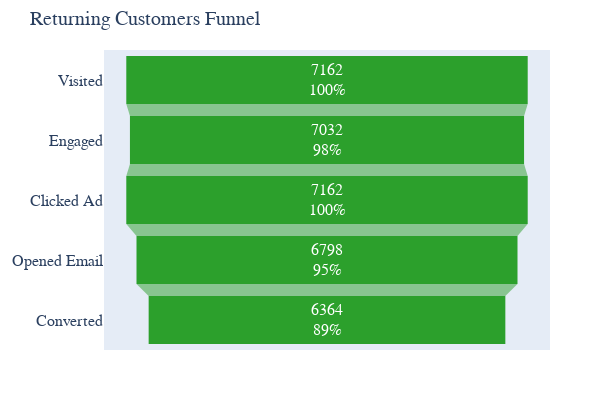

The notebook cell saved with this chart:
### Code cell
# Sometimes the SQL returns columns in lowercase or underscores, so map manually:
stages = ['Visited', 'Engaged', 'Clicked Ad', 'Opened Email', 'Converted']
counts = [
    df4['visited'][0],
    df4['engaged_visitors'][0],
    df4['clicked_ad'][0],
    df4['opened_email'][0],
    df4['converted'][0]
]

fig = go.Figure(go.Funnel(y=stages, x=counts, textinfo="value+percent initial", marker=dict(color="#2ca02c"),
    textfont={"size": 16}  # Font size of text inside bars
))

fig.update_layout(title="Returning Customers Funnel", width=600, height=400, font=dict(size=16, family="Arial"),
    margin=dict(t=80, l=50, r=50, b=50))

fig.update_layout(title_font_size=20, xaxis_title_font_size=16, yaxis_title_font_size=16,
    margin=dict(t=50, b=50, l=50, r=50))
# Save as PNG (or use .jpeg, .pdf, etc.)
fig.write_image("Returning_Customers_Funnel.png", scale=3)  
Image("Returning_Customers_Funnel.png")
fig.show()

### Figure 1 — Plotly figure (JSON) as saved in the notebook; plotly's stock layout.template omitted (floating-point values rounded to 4 significant figures)
{"data": [{"marker": {"color": "#2ca02c"}, "textfont": {"size": 16}, "textinfo": "value+percent initial", "type": "funnel", "x": [7162, 7032, 7162, 6798, 6364], "y": ["Visited", "Engaged", "Clicked Ad", "Opened Email", "Converted"]}], "layout": {"font": {"family": "Arial", "size": 16}, "height": 400, "margin": {"b": 50, "l": 50, "r": 50, "t": 50}, "title": {"font": {"size": 20}, "text": "Returning Customers Funnel"}, "width": 600, "xaxis": {"autorange": true, "range": [-3979.0, 3979.0], "title": {"font": {"size": 16}}, "type": "linear"}, "yaxis": {"autorange": true, "range": [4.5, -0.5], "title": {"font": {"size": 16}}, "type": "category"}}}
